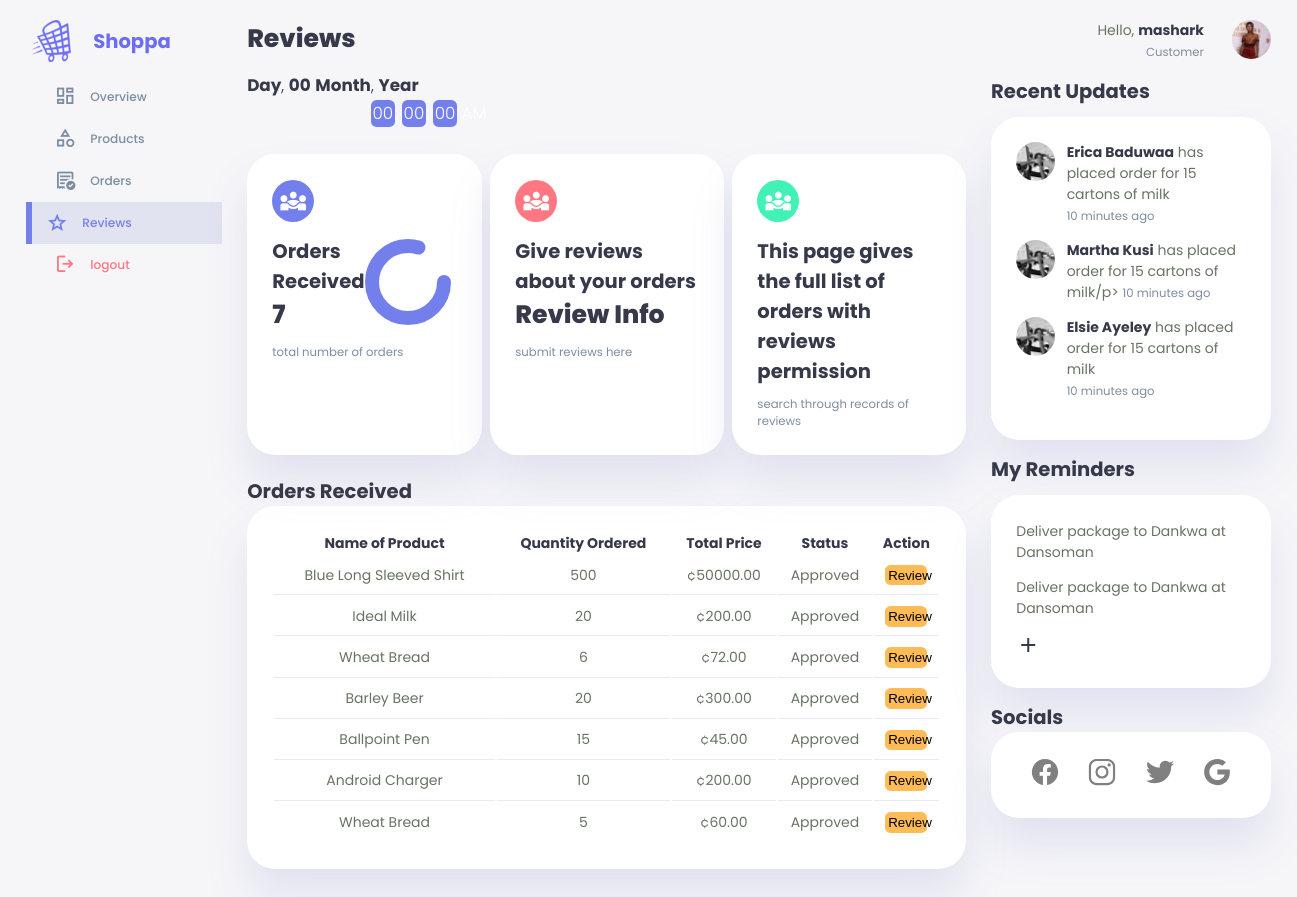
Page /customer/reviewscustomer.php (signed in) on the committed database.
### tables this page shows
CREATE TABLE `orders` (
  `id` int(11) NOT NULL,
  `name` varchar(255) NOT NULL,
  `quantity` varchar(255) NOT NULL,
  `total_price` varchar(255) NOT NULL,
  `status` varchar(255) NOT NULL,
  `review` varchar(255) NOT NULL,
  `customer` varchar(255) NOT NULL,
  `telephone` varchar(255) NOT NULL,
  `admin_reply` varchar(500) NOT NULL
);

### customer/reviewscustomer.php (the view, shortened to what this page needs)
<?php
include '../connection.php';
$username= $_SESSION['username'];
$sql= "SELECT * FROM `admins` WHERE username= '$username'";
$result= mysqli_query($con,$sql);
$row= mysqli_fetch_assoc($result);
$position=$row['position'];
$sqlorders= "SELECT * FROM `orders` WHERE customer ='$username' AND status='Approved'";
$resultorders= mysqli_query($con, $sqlorders);
$numorders=mysqli_num_rows($resultorders);
?>
<!DOCTYPE html>
<html lang="en">
<head>
    <link rel="stylesheet" href="../css/dashboardhead.css">
</head>
<body onload="initClock()">
    <div class="container">
        <aside>
            <div class="top">
                <div class="logo">
                    <div class="ring"></div>
                    <img src="../logos/shop.png" alt="logo">
                    <h2 class="logo-name">Shoppa</span></h2>
                </div>
            </div>
            <div class="sidebar">
                <a href="./dashboardcustomer.php">
                    <span class="material-symbols-outlined">dashboard</span>
                    <h3>Overview</h3>
                </a>
                <a href="./productscustomer.php">
                    <span class="material-symbols-outlined">category</span>
                    <h3>Products</h3>
                </a>
                <a href="./orderscustomer.php">
                    <span class="material-symbols-outlined">order_approve</span>
                    <h3>Orders</h3>
                </a>
                <a href="./reviewscustomer.php" class="active">
                    <span class="material-symbols-outlined">grade</span>
                    <h3>Reviews</h3>
                </a>
                <a href="../logout.php">
                    <span class="material-symbols-outlined">logout</span>
                    <h3>logout</h3>
                </a>
            </div>
        </aside>
        <main>
            <h1>Reviews</h1>
            <div class="datetime">
                <div class="date">
                    <b><span id="dayname">Day</span></b>,
                    <b><span id="daynum">00</span></b>
                    <b><span id="month">Month</span></b>,
                    <b><span id="year">Year</span></b>
                </div>
                <div class="time">
                    <span id="hours">00</span>:
                    <span id="minutes">00</span>:
                    <span id="seconds">00</span>
                    <span id="period">AM</span>
                </div>
            </div>
            <div class="insights">
                <div class="student-population">
                    <span class="material-symbols-outlined">diversity_3</span>
                    <div class="middle">
                        <div class="left">
                            <h2>Orders Received</h2>
                            <h1><?php echo $numorders; ?></h1>
                        </div>
                        <div class="progress">
                            <svg>
                                <circle cx="38" cy="38" r="36"></circle>
                            </svg>
                            <div class="number">
                            </div>
                        </div>
                    </div>
                    <small class="text-muted">total number of orders</small>
                </div>
                <div class="teaching-population">
                    <span class="material-symbols-outlined">diversity_3</span>
                    <div class="middle">
                        <div class="left">
                            <h2>Give reviews about your orders</h2>
                            <h1>Review Info</h1>
                        </div>
                    </div>
                    <small class="text-muted">submit reviews here</small>
                </div>
                <div class="non-teaching-population">
                    <span class="material-symbols-outlined">diversity_3</span>
                    <div class="middle">
                        <div class="left">
                            <h2>This page gives the full list of orders with reviews permission</h2>
                        </div>
                    </div>
                    <small class="text-muted">search through records of reviews</small>
                </div>
            </div>
            <div class="recent">
                <h2>Orders Received</h2>
                <table>
                    <thead>
                        <tr>
                            <th>Name of Product</th>
                            <th>Quantity Ordered</th>
                            <th>Total Price</th>
                            <th>Status</th>
                            <th>Action</th>
                        </tr>
                    </thead>
                    <tbody>
                        <?php
                        include '../connection.php';
                        $sqldisplay= "SELECT * FROM `orders` WHERE customer='$username' AND status='Approved' ORDER BY id DESC";
                        $resultdisplay= mysqli_query($con, $sqldisplay);
                        if($resultdisplay){
                            while($rowdisplay=mysqli_fetch_assoc($resultdisplay)){
                                $id=$rowdisplay['id'];
                                $name=$rowdisplay['name'];
                                $quantity=$rowdisplay['quantity'];
                                $total_price='¢'.$rowdisplay['total_price'].'.00';
                                $status=$rowdisplay['status'];
                                echo"
                                <tr>
                                    <td>$name</td>
                                    <td>$quantity</td>
                                    <td>$total_price</td>
                                    <td>$status</td>
                                    <td><button id='view'  onclick=\"location.href = 'revieworder.php?viewid=".$id."'\">Review</button></td>
                                </tr>
                                ";
                            }
                        }
                        ?>
                    </tbody>
                </table>
            </div>
        </main>
        <div class="right">
            <div class="top">
                <div class="profile" onclick="location.href='./Managerprofile.php'">
                    <div class="info">
                        <p>Hello, <b><?php echo $username; ?></b></p>
                        <small class="text-muted"><?php echo $position; ?></small>
                    </div>
                    <div class="profile-photo">
                        <img src="../adminimages/dinner.jpg" alt="">
                    </div>
                </div>
            </div>
            <div class="recent-updates">
                <h2>Recent Updates</h2>
                <div class="updates">
                    <div class="update">
                        <div class="profile-photo">
                           <img src="../developerimages/lizzy.jpg" alt="updated person profile 1">
                        </div>
                        <div class="message">
                           <p><b>Erica Baduwaa</b> has placed order for 15 cartons of milk</p>
                           <small class="text-muted">10 minutes ago</small>
                        </div>
                    </div>
                    <div class="update">
                        <div class="profile-photo">
                            <img src="../developerimages/lizzy.jpg" alt="updated person profile 1">
                        </div>
                        <div class="message">
                            <p><b>Martha Kusi</b> has placed order for 15 cartons of milk/p>
                            <small class="text-muted">10 minutes ago</small>
                        </div>
                    </div>
                    <div class="update">
                        <div class="profile-photo">
                           <img src="../developerimages/lizzy.jpg" alt="updated person profile 1">
                        </div>
                        <div class="message">
                            <p><b>Elsie Ayeley</b> has placed order for 15 cartons of milk</p>
                           <small class="text-muted">10 minutes ago</small>
                        </div>
                    </div>
                </div>
            </div>
            <div class="notes-section">
                <h2>My Reminders</h2>
                <div class="notes">
                    <div class="note">
                        <p>Deliver package to Dankwa at Dansoman</p>
                    </div>
                    <div class="note">
                        <p>Deliver package to Dankwa at Dansoman</p>
                    </div>
                    <a href="./reminders.php">
                        <span class="material-symbols-outlined">add</span>
                    </a>
                </div>
            </div>
            <div class="socials-and-website">
                <h2>Socials</h2>
                <div class="social-icons">
                    <a href="https://www.facebook.com/" id="facebook">
                    </a>
                    <a href="https://www.instagram.com/" id="instagram">
                    </a>
                    <a href="https://www.twitter.com/" id="twitter">
                    </a>
                    <a href="https://www.google.com/" id="google">
                    </a>
                </div>
            </div>
        </div>
    </div>
</body>
</html>

### rows in the picture
orders: name "Blue Long Sleeved Shirt", quantity "500", total_price "¢50000.00", status "Approved"
orders: name "Ideal Milk", quantity "20", total_price "¢200.00", status "Approved"
orders: name "Wheat Bread", quantity "6", total_price "¢72.00", status "Approved"
orders: name "Barley Beer", quantity "20", total_price "¢300.00", status "Approved"
orders: name "Ballpoint Pen", quantity "15", total_price "¢45.00", status "Approved"
orders: name "Android Charger", quantity "10", total_price "¢200.00", status "Approved"
orders: name "Wheat Bread", quantity "5", total_price "¢60.00", status "Approved"

### other values in the picture
$numorders "7"
$username "mashark"
$position "Customer"
